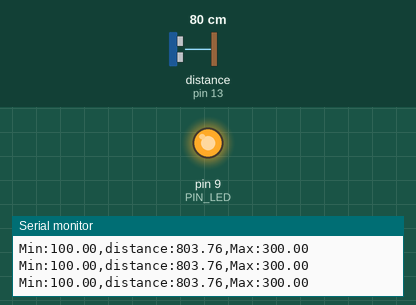
Bench run of a sketch on a simulated Arduino Uno, built with avr-gcc and run on an emulated ATmega328P. Shown: output pins drawn as LEDs (lit = HIGH), the last lines printed to the serial monitor. Wiring (inferred from the names in the program): ultrasonic range finder: trigger pin 12; echo pin 13. Inputs (shaded band) come from the test bench; at power-on: distance to the obstacle (sensor on pin 13) 80 cm. The echo pulse lasts 58.3 µs per cm; pins used as bus, display or sensor lines are not drawn.

Above: at 1.2 s.
1.3 s: distance to the obstacle (sensor on pin 13) set to 18 cm
At 1.91 s:
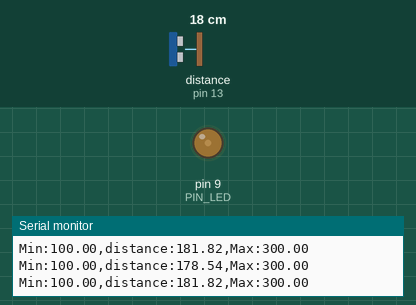
4.3 s: distance to the obstacle (sensor on pin 13) set to 2 cm
Timing chart, 0 to 7.3 s (numbered marks = the images above; inputs shaded):
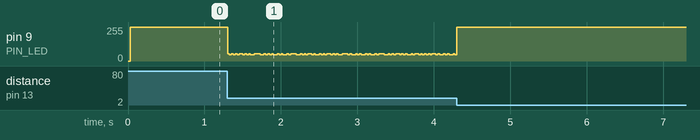

Measured:
- after the input at 1.3 s, pin 9 (PIN_LED): 255/255 → 55/255 at once, then repeats every 0.48 s: 2 × (46/255 0.03 s, 54/255 0.02 s), 46/255 0.03 s, 54/255 0.05 s, 2 × (46/255 0.03 s, 54/255 0.02 s), 46/255 0.05 s, 54/255 0.07 s, 46/255 0.05 s, 54/255 0.02 s

The sketch:

08_example_2.ino
```cpp
// Arduino pin assignment
#define PIN_LED  9
#define PIN_TRIG 12   // sonar sensor TRIGGER
#define PIN_ECHO 13   // sonar sensor ECHO

// configurable parameters
#define SND_VEL 346.0     // sound velocity at 24 celsius degree (unit: m/sec)
#define INTERVAL 25      // sampling interval (unit: msec)
#define PULSE_DURATION 10 // ultra-sound Pulse Duration (unit: usec)
#define _DIST_MIN 100.0   // minimum distance to be measured (unit: mm)
#define _DIST_MAX 300.0   // maximum distance to be measured (unit: mm)

#define TIMEOUT ((INTERVAL / 2) * 1000.0) // maximum echo waiting time (unit: usec)
#define SCALE (0.001 * 0.5 * SND_VEL) // coefficent to convert duration to distance

unsigned long last_sampling_time;   // unit: msec

void setup() {
  // initialize GPIO pins
  pinMode(PIN_LED, OUTPUT);
  pinMode(PIN_TRIG, OUTPUT);  // sonar TRIGGER
  pinMode(PIN_ECHO, INPUT);   // sonar ECHO
  digitalWrite(PIN_TRIG, LOW);  // turn-off Sonar

  // initialize serial port
  Serial.begin(115200);
}

void loop() {
  float distance;

  // wait until next sampling time. // polling
  // millis() returns the number of milliseconds since the program started.
  //    will overflow after 50 days.
  if (millis() < (last_sampling_time + INTERVAL))
    return;

  distance = USS_measure(PIN_TRIG, PIN_ECHO); // read distance

  if ((distance < 100.0) || (distance > _DIST_MAX)) {
      digitalWrite(PIN_LED, 1);       // LED OFF
  }
  else if (distance >= 100.0 && distance < 200.0) {
      analogWrite(PIN_LED, (200 - distance) * 2.55);
  }
  else if (distance >= 200.0 && distance < 300.0) {
    analogWrite(PIN_LED, (distance - 200) * 2.55);
  }
  else {    // In desired Range
      digitalWrite(PIN_LED, 1);       // LED ON
  }

  // output the distance to the serial port
  Serial.print("Min:");        Serial.print(_DIST_MIN);
  Serial.print(",distance:");  Serial.print(distance);
  Serial.print(",Max:");       Serial.print(_DIST_MAX);
  Serial.println("");

  // do something here
  //delay(50); // Assume that it takes 50ms to do something.

  // update last sampling time
  last_sampling_time += INTERVAL;
}

// get a distance reading from USS. return value is in millimeter.
float USS_measure(int TRIG, int ECHO)
{
  digitalWrite(TRIG, HIGH);
  delayMicroseconds(PULSE_DURATION);
  digitalWrite(TRIG, LOW);

  return pulseIn(ECHO, HIGH, TIMEOUT) * SCALE; // unit: mm

  // Pulse duration to distance conversion example (target distance = 17.3m)
  // - pulseIn(ECHO, HIGH, timeout) returns microseconds (음파의 왕복 시간)
  // - 편도 거리 = (pulseIn() / 1,000,000) * SND_VEL / 2 (미터 단위)
  //   mm 단위로 하려면 * 1,000이 필요 ==>  SCALE = 0.001 * 0.5 * SND_VEL
  //
  // - 예, pusseIn()이 100,000 이면 (= 0.1초, 왕복 거리 34.6m)
  //        = 100,000 micro*sec * 0.001 milli/micro * 0.5 * 346 meter/sec
  //        = 100,000 * 0.001 * 0.5 * 346
  //        = 17,300 mm  ==> 17.3m
}
```
